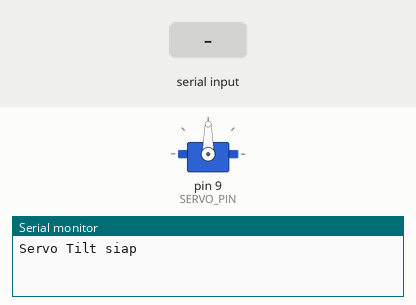
Recording of a sketch running on a simulated Arduino Uno, built with avr-gcc and run on an emulated ATmega328P. On the bench: servo, the last lines printed to the serial monitor. The test bench sets the inputs (shaded band).

Above: at 1.2 s.
1.3 s: "T,45\n" received over Serial
At 2.3 s:
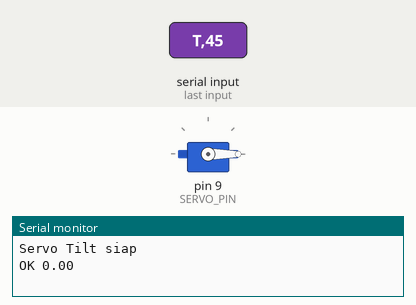
2.8 s: "T90\n" received over Serial
At 3.5 s:
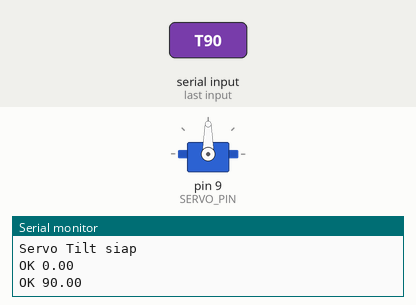
4.3 s: "T\n" received over Serial
At 5.7 s:
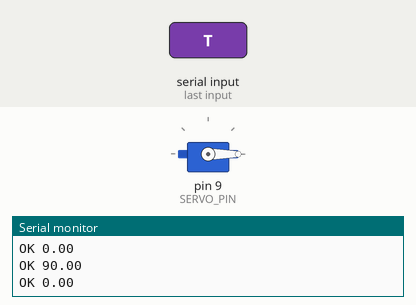
Timing chart, 0 to 7.3 s (numbered marks = the images above; inputs shaded):
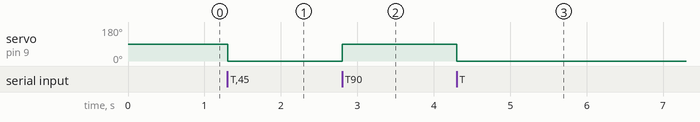

Measured:
- after the input at 1.3 s, servo on pin 9 (SERVO_PIN): 90° → 0° at once
- after the input at 2.8 s, servo on pin 9 (SERVO_PIN): 0° → 90° at once
- after the input at 4.3 s, servo on pin 9 (SERVO_PIN): 90° → 0° at once

The sketch:

servo_tilt.ino
```cpp
/*
 * Arduino - Kontrol Servo Tilt
 * Menerima perintah serial dari ROS2 node servo_tilt
 * Format: T<derajat>  contoh: T45.00
 */

#include <Servo.h>

Servo servoTilt;
const int SERVO_PIN = 9;

void setup() {
  Serial.begin(9600);
  servoTilt.attach(SERVO_PIN);
  servoTilt.write(90);  // posisi tengah
  Serial.println("Servo Tilt siap");
}

void loop() {
  if (Serial.available() > 0) {
    String input = Serial.readStringUntil('\n');
    input.trim();

    if (input.startsWith("T")) {
      float degree = input.substring(1).toFloat();
      degree = constrain(degree, 0, 180);
      servoTilt.write((int)degree);
      Serial.print("OK ");
      Serial.println(degree);
    }
  }
}
```
